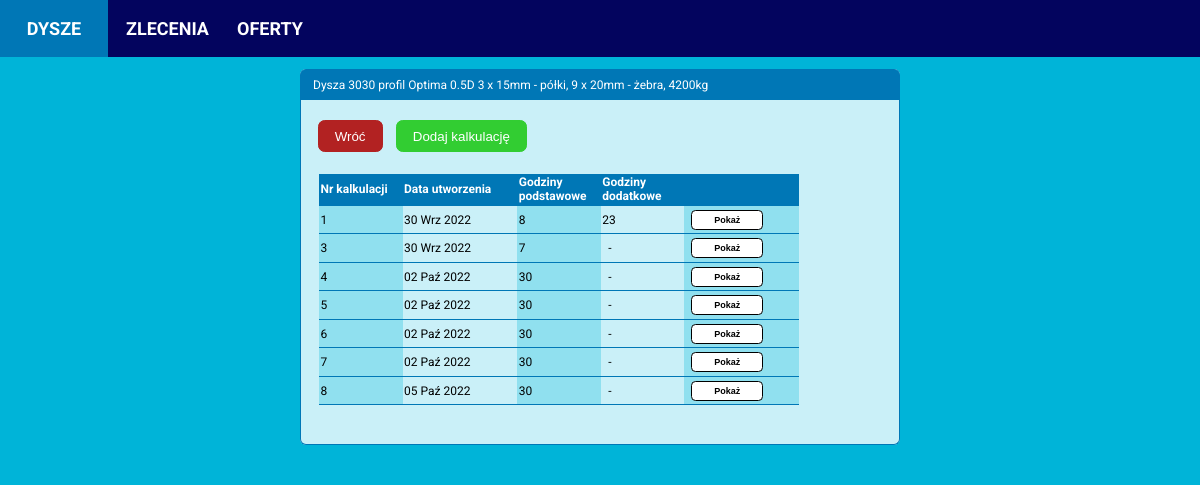
/nozzle/1/calculations, run on an earlier commit of the app's database.
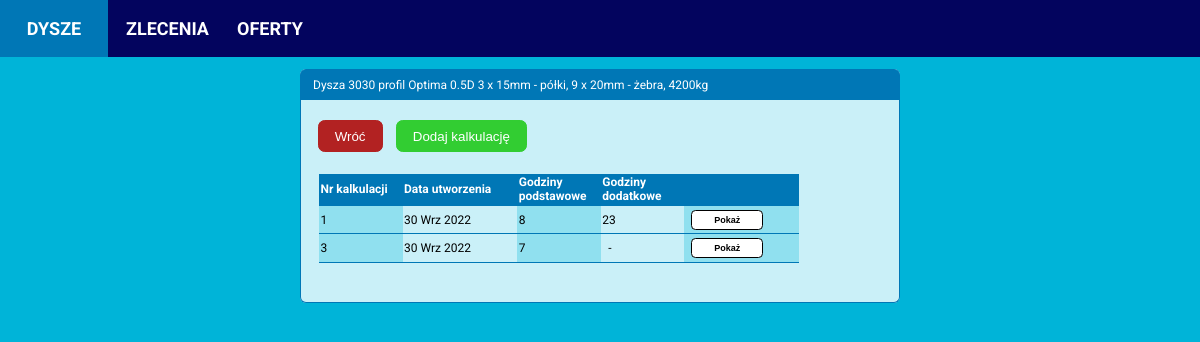
And on a later commit of the database.
### calculator/models.py (models this page shows, shortened)
class Nozzle(models.Model):
    PROFILES = (('Optima', 'Optima'),
                ('19A', '19A'),
                )
    INNER_RING_TYPES = (('Complete st. st. inside', 'Wnętrze nierdzewne'),
                        ('St. st. ring inside', 'Pierścień kawitacyjny nierdzewny'),
                        ('Complete steel', 'Wnętrze ze stali zwykłej'),
                        ('St. st. ring and outlet', 'Pierścień kawitacyjny i wylot ze stali nierdzewnej'))
    date_created = models.DateTimeField(auto_now_add=True)
    diameter = models.PositiveIntegerField(null=False, blank=False)
    profile = models.CharField(max_length=32, choices=PROFILES, null=False, blank=False)
    drawing_number = models.CharField(max_length=32, blank=True)
    profile_height = models.PositiveIntegerField(null=False, blank=False)
    inner_ring_type = models.CharField(max_length=32, choices=INNER_RING_TYPES, null=False, blank=False)
    inner_ring_thickness_propeller_zone = models.PositiveIntegerField(null=False, blank=False)
    inner_ring_thickness_inlet_zone = models.PositiveIntegerField(null=False, blank=False)
    inner_ring_thickness_outlet_zone = models.PositiveIntegerField(null=False, blank=False)
    ribs_quantity = models.PositiveIntegerField(null=False, blank=False)
    ribs_thickness = models.PositiveIntegerField(null=False, blank=False)
    segments_quantity = models.PositiveIntegerField(null=False, blank=False)
    segments_thickness = models.PositiveIntegerField(null=False, blank=False)
    has_headbox = models.BooleanField(null=False, blank=False)
    has_outlet_ring = models.BooleanField(null=False, blank=False)
    theoretical_weight = models.PositiveIntegerField(blank=True, default=0)
    real_weight = models.PositiveIntegerField(blank=True, default=0)

class NozzleCalculation(models.Model):
    nozzle = models.ForeignKey(Nozzle, on_delete=models.CASCADE)
    date_created = models.DateTimeField(auto_now_add=True)
    assembly_hours = models.PositiveIntegerField(default=0, blank=True, null=True)
    welding_hours = models.PositiveIntegerField(default=0, blank=True, null=True)
    spinning_hours = models.PositiveIntegerField(default=0, blank=True, null=True)
    small_machining_hours = models.PositiveIntegerField(default=0, blank=True, null=True)
    medium_machining_hours = models.PositiveIntegerField(default=0, blank=True, null=True)
    tos_machining_hours = models.PositiveIntegerField(default=0, blank=True, null=True)
    cutting_plates_hours = models.PositiveIntegerField(default=0, blank=True, null=True)
    bending_hours = models.PositiveIntegerField(default=0, blank=True, null=True)
    rolling_profiles_hours = models.PositiveIntegerField(default=0, blank=True, null=True)
    comment = models.TextField(default='', blank=True, null=True)
    diameter = models.PositiveIntegerField(null=False, blank=False)
    profile = models.CharField(max_length=32, null=False, blank=False)
    drawing_number = models.CharField(max_length=32, blank=True)
    profile_height = models.PositiveIntegerField(null=False, blank=False)
    inner_ring_type = models.CharField(max_length=32, null=False, blank=False)
    inner_ring_thickness_propeller_zone = models.PositiveIntegerField(null=False, blank=False)
    inner_ring_thickness_inlet_zone = models.PositiveIntegerField(null=False, blank=False)
    inner_ring_thickness_outlet_zone = models.PositiveIntegerField(null=False, blank=False)
    ribs_quantity = models.PositiveIntegerField(null=False, blank=False)
    ribs_thickness = models.PositiveIntegerField(null=False, blank=False)
    segments_quantity = models.PositiveIntegerField(null=False, blank=False)
    segments_thickness = models.PositiveIntegerField(null=False, blank=False)
    has_headbox = models.BooleanField(null=False, blank=False)
    has_outlet_ring = models.BooleanField(null=False, blank=False)
    theoretical_weight = models.PositiveIntegerField(blank=True, default=0)
    real_weight = models.PositiveIntegerField(blank=True, default=0)

### calculator/views.py (the view)
# urls.py: path('nozzle/<int:nozzle_id>/calculations', nozzle_calculations_view, name='nozzle_calculations'),
def nozzle_calculations_view(request, nozzle_id):
    nozzle = Nozzle.objects.get(id=nozzle_id)
    ratio = round((nozzle.profile_height / nozzle.diameter), 1)
    calculations = nozzle.nozzlecalculation_set.order_by('date_created').annotate(
        total_additional_hours=Sum(F('additionalnozzlehours__additional_hours_amount'))).annotate(
        total_hours=F('assembly_hours') + F('welding_hours') + F('spinning_hours') + F('small_machining_hours')
            + F('medium_machining_hours') + F('tos_machining_hours') + F('cutting_plates_hours')
            + F('bending_hours') + F('rolling_profiles_hours'))
    template = 'calculator/nozzle_calculations.html'
    context = {'nozzle': nozzle,
               'calculations': calculations,
               'ratio': ratio,
               }
    return render(request, template, context)

### calculator/templates/calculator/nozzle_calculations.html
{% extends 'calculator/base.html' %}
{% block content %}
<div class="content-main">
  <div class="item-box">
    <div class="item-header-box">
      <p>Dysza {{ nozzle.diameter }}
       profil {{ nozzle.profile }}
      {{ ratio }}D {{ type_name }}
      {{ nozzle.segments_quantity}} x {{ nozzle.segments_thickness}}mm - półki,
      {{ nozzle.ribs_quantity}} x {{ nozzle.ribs_thickness}}mm - żebra,
      {{ nozzle.theoretical_weight }}kg</p>
    </div>
    <div class="item-details">
      <div class="button-box">
        <a href="{% url 'calculator:nozzle_details' nozzle.id %}"><button class="cancel-btn">Wróć</button></a>
        <a href="{% url 'calculator:add_nozzle_calculation' nozzle_id=nozzle.id %}"><button class="add-btn">Dodaj kalkulację</button></a>
      </div>
      <div class="item-details-table">
        <table>
          <thead>
            <tr>
              <th style="width: 6em;">Nr kalkulacji</th>
              <th>Data utworzenia</th>
              <th style="width: 6em;">Godziny podstawowe</th>
              <th style="width: 6em;">Godziny dodatkowe</th>
              <th></th>
            </tr>
          </thead>
          {% for calculation in calculations%}
          <tr>
            <td>{{ calculation.id }}</td>
            {% load i18n %}
            {% language 'pl' %}
            <td>{{ calculation.date_created|date:"d M Y" }}</td>
            {% endlanguage %}
            <td>{{ calculation.total_hours }}</td>
            {% if calculation.total_additional_hours %}
              <td>{{ calculation.total_additional_hours }}</td>
            {% else %}
              <td>&nbsp -</td>
            {% endif %}
            <td><a href="{% url 'calculator:nozzle_calculation_details' nozzle_id=nozzle.id calculation_id=calculation.id %}">
              <button class="show-btn">Pokaż</button></a></td>
          </tr>
          {% endfor %}
        </table>
      </div>
    </div>
  </div>
</div>
{% endblock content %}

### calculator/templates/calculator/base.html (shortened to what this page needs)
{% load static %}
<!DOCTYPE html>
<html lang="en">
<head>
  <link rel="stylesheet" href="{% static 'styles.css' %}">
  <link rel="stylesheet" href="{% static 'navbar.css' %}">
</head>
<body>
  {% include 'calculator/navbar.html' %}
  {% block content %}
  {% endblock content %}
</body>
</html>

### calculator/templates/calculator/navbar.html
<navbar>
  <ul>
    <li><a class='navbar-lnk' href="{% url 'calculator:nozzles' %}">DYSZE</a></li>
    <li><a class="navbar-lnk" href="{% url 'calculator:orders_view' %}">ZLECENIA</a></li>
    <li><a class="navbar-lnk" href="{% url 'calculator:offers_view' %}">OFERTY</a></li>
  </ul>
</navbar>

### static/styles.css (style rules this page uses)
body { font-family: Roboto, Arial; font-size: 12px; margin: 0 auto; padding: 0; background-color: #00b4d8; }
table { width: 480px; }
table, th, td { border-collapse: collapse; text-align: left; border-bottom: 1px solid #0077b6; margin-left: 0.5em; margin-bottom: 2em; }
td:nth-child(2n+1) { background-color: #90e0ef; }
thead { background-color: #0077b6; color: white; font-weight: 300; }
thead th { width: 100px; }
th, td { padding: 0.125em; }
.content-main { display: flex; flex-direction: row; background-color: #00b4d8; justify-content: space-between; align-items: flex-start; margin: 0 auto; padding: 0 auto; }
.item-box { min-width: 350px; width: 600px; display: flex; flex-direction: column; background-color: #CAF0F8; border-radius: 0.5em; margin: 1em auto; padding: 0px; }
.item-header-box { display: flex; margin: 0; padding-left: 1em; background-color: #0077b6; height: 2.5em; color: white; border-top-left-radius: 0.5em; border-top-right-radius: 0.5em; border-left: 1px solid #0077b6; border-right: 1px solid #0077b6; border-top: 1px solid #0077b6; align-items: center; }
.item-details { padding: 1em 1em; border-left: 1px solid #0077b6; border-right: 1px solid #0077b6; border-bottom: 1px solid #0077b6; border-bottom-left-radius: 0.5em; border-bottom-right-radius: 0.5em; }
.item-details-table { padding: 0.25em 0; margin-top: 1em; }
.button-box { display: flex; justify-content: flex-start; align-items: center; margin: 0.125em 0.25em; }
.show-btn { font-size: 0.75em; font-weight: bold; text-align: center; margin: 0.25em 0.625em; background-color: white; border: 1px solid black; border-radius: 0.5em; height: 1.25rem; width: 8em; cursor: pointer; transition: background-color 0.2s; transition: color 0.2s; }
.add-btn, .confirm-btn, .cancel-btn { background-color: limegreen; color: white; border: 1px solid limegreen; border-radius: 0.5em; height: 2rem; padding: 0.5rem 1rem; margin: 0.5em 0.5em; cursor: pointer; }
.cancel-btn { background-color: firebrick; border: 1px solid firebrick; margin-left: 0.125em; }

### static/navbar.css (style rules this page uses)
ul { list-style-type: none; margin: 0; padding: 0; background-color: #03045E; overflow: hidden; }
li { display: inline; float: left; }
.navbar-lnk { display: block; padding: 0.5em; text-align: center; font-size: 1.5em; font-weight: bold; text-decoration: none; color: white; padding: 1em 1em; width: 4em; }

What changed in the data, as far as the page shows it:
removed NozzleCalculation: id "4", date_created "02 Paź 2022", total_hours "30"
removed NozzleCalculation: id "5", date_created "02 Paź 2022", total_hours "30"
removed NozzleCalculation: id "6", date_created "02 Paź 2022", total_hours "30"
removed NozzleCalculation: id "7", date_created "02 Paź 2022", total_hours "30"
removed NozzleCalculation: id "8", date_created "05 Paź 2022", total_hours "30"
